Frame 1 (no input): blank canvas, image omitted
Frame 60 (no input): blank canvas, image omitted
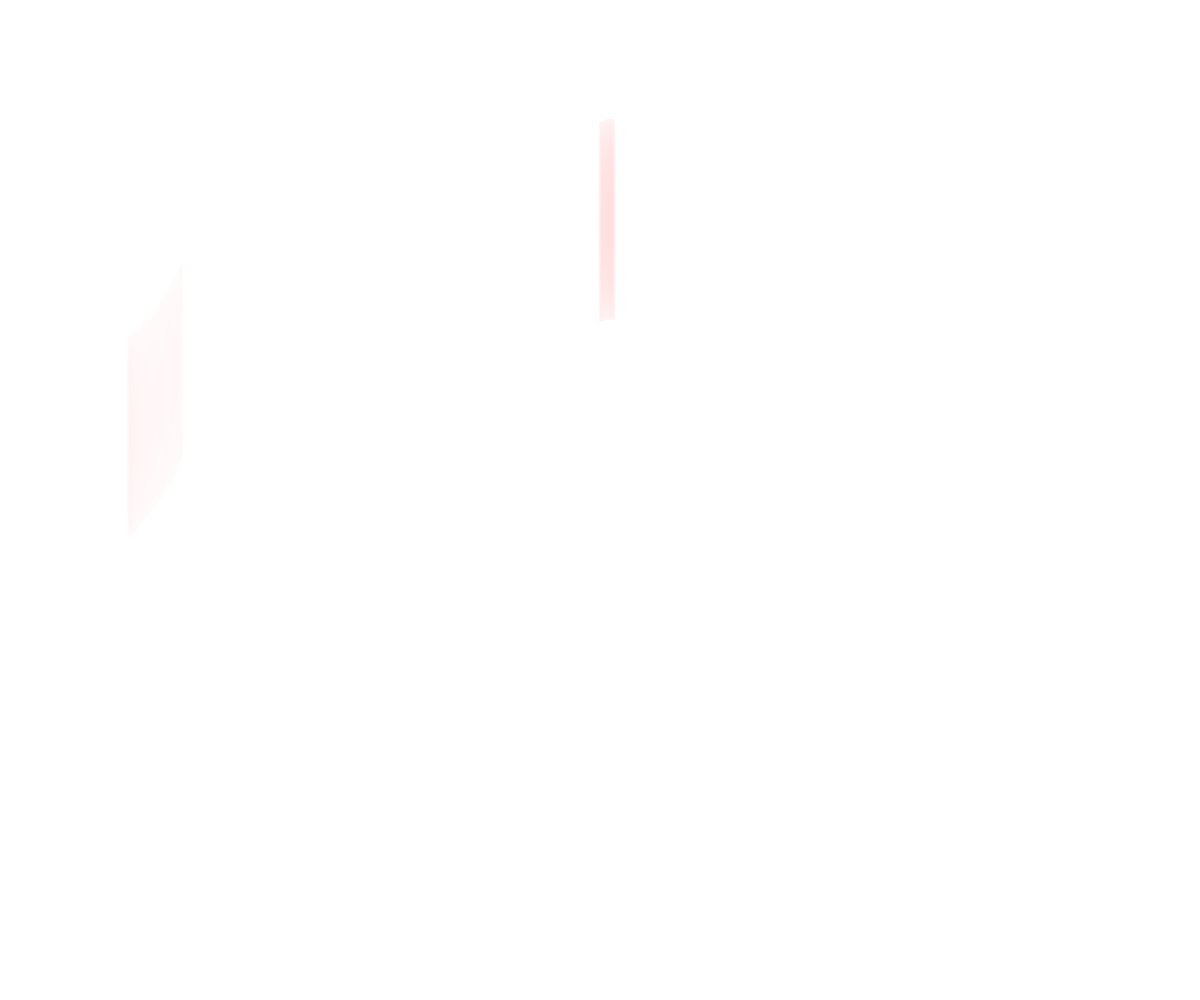
Frame 120 (the mouse pressed at the canvas centre since frame 60)

The p5.js sketch whose frames 1 and 60 were blank and that drew this single picture after the mouse press (run headless with seeded random() and noise() and a simulated clock; from frame 60 on, the mouse is pressed at the canvas centre):

// p5.js sketch
// ── sketch.js
//BARBARA MERLINO

var w, h;
var d = 200;
var quanti = 2;
var c = [];
var speedMax = 0.1;

function setup() {
  createCanvas((w = windowWidth), (h = windowHeight));
  noStroke();
  background(255);
  for (var i = 0; i < quanti; i++) {
    c.push(new Camminatore(i));
  }
}

function draw() {
  noStroke();
  blendMode(MULTIPLY);

  //background(255, 5);
  for (var i = 0; i < quanti; i++) {
    c[i].move();
    c[i].display();
  }
}

function Camminatore(_id) {
  background(255, 5);
  this.id = _id;
  this.x = random(w);
  this.y = random(h);

  this.speed = random(0, speedMax);
  this.noiseX = random(500);
  this.noiseY = random(500);

  // metodo move
  this.move = function () {
    this.x = w * noise(this.noiseX);
    this.y = h * noise(this.noiseY);

    this.noiseX += 0.01 * this.speed;
    this.noiseY += 0.02 * this.speed;
  };

  // metodo display
  this.display = function () {
    fill(255, 0, 0, 1);
    ellipse(this.x, this.y, 3, d);
  };
}

function windowResized() {
  resizeCanvas(windowWidth, windowHeight);
}
